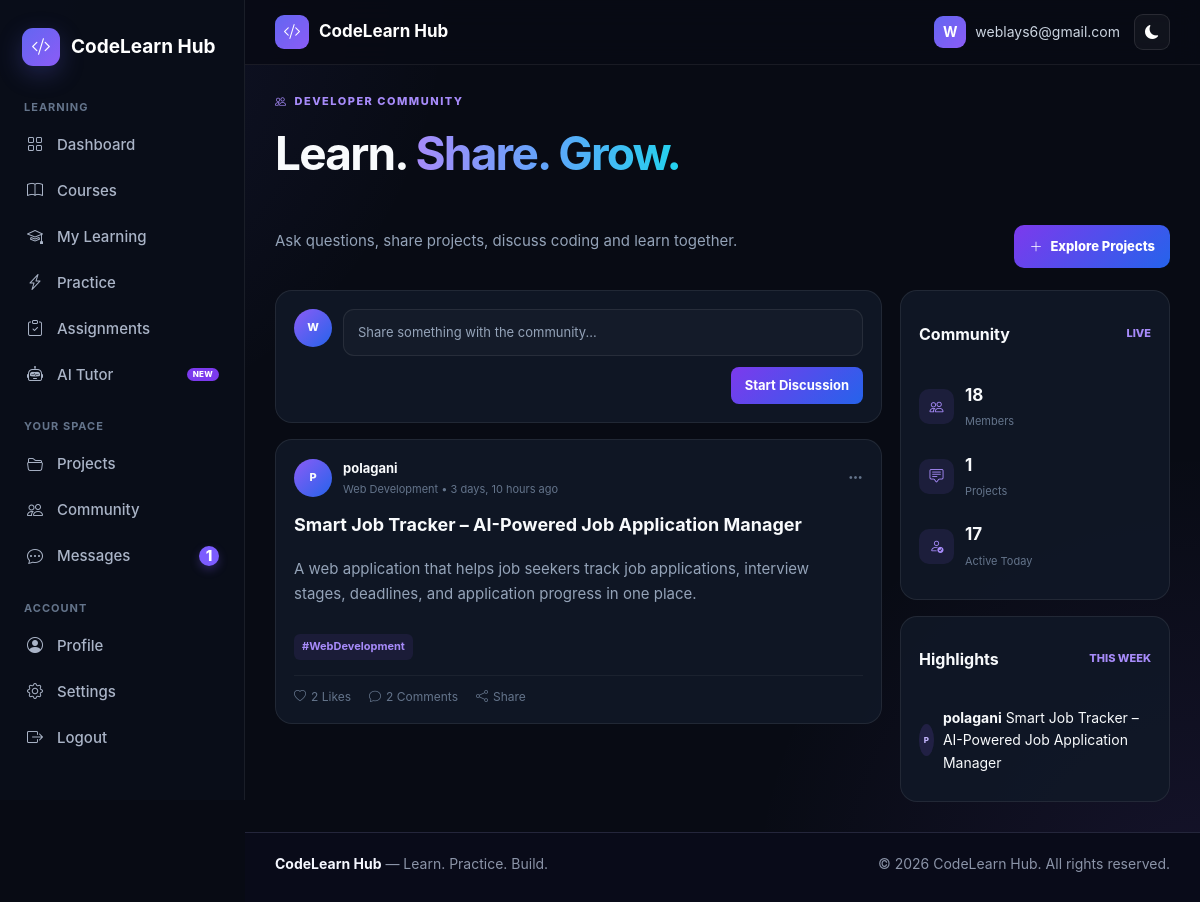
The page /community/ (signed in) on the database its author committed.
### blog/models.py (models this page shows, shortened)
class Project(models.Model):
    STATUS_CHOICES = [
        ("idea", "Idea"),
        ("development", "In Development"),
        ("completed", "Completed"),
        ("live", "Live"),
    ]
    owner = models.ForeignKey(
        User,
        on_delete=models.CASCADE,
        related_name="projects"
    )
    title = models.CharField(
        max_length=200
    )
    short_description = models.CharField(
        max_length=300
    )
    description = models.TextField()
    category = models.CharField(
        max_length=100
    )
    tech_stack = models.CharField(
        max_length=500,
        blank=True
    )
    status = models.CharField(
        max_length=20,
        choices=STATUS_CHOICES,
        default="idea"
    )
    problem = models.TextField(
        blank=True
    )
    features = models.TextField(
        blank=True
    )
    github_url = models.URLField(
        blank=True
    )
    live_demo_url = models.URLField(
        blank=True
    )
    looking_for_collaborators = models.BooleanField(
        default=False
    )
    collaborator_types = models.CharField(
        max_length=500,
        blank=True
    )
    original_description = models.TextField(
        blank=True
    )
    ai_improved_description = models.TextField(
        blank=True
    )
    ai_improved = models.BooleanField(
        default=False
    )
    created_at = models.DateTimeField(
        auto_now_add=True
    )
    updated_at = models.DateTimeField(
        auto_now=True
    )

### blog/views.py (the view)
@login_required
def community(request):
    projects = Project.objects.select_related(
        'owner'
    ).prefetch_related(
        'likes',
        'comments',
    ).order_by('-created_at')[:12]
    for project in projects:
        project.like_count = project.likes.count()
        project.comment_count = project.comments.count()
    context = {
        'username': request.user.username,
        'projects': projects,
        'member_count': User.objects.count(),
        'project_count': Project.objects.count(),
        'active_today': User.objects.filter(
            last_login__isnull=False
        ).count(),
    }
    return render(
        request,
        'blog/community.html',
        context
    )

### blog/context_processors.py (called while the page is built)
def site_name(request):
    return {
        "SITE_NAME": settings.SITE_NAME
    }

def unread_message_count(request):
    if not request.user.is_authenticated:
        return {
            "UNREAD_MESSAGE_COUNT": 0
        }
    count = Message.objects.filter(
        Q(conversation__project_owner=request.user) |
        Q(conversation__participant=request.user),
        is_read=False
    ).exclude(
        sender=request.user
    ).count()
    return {
        "UNREAD_MESSAGE_COUNT": count
    }

### templates/blog/community.html (shortened to what this page needs)
{% extends "blog/base.html" %}
{% load static %}
{% block extra_css %}
<link rel="stylesheet" href="{% static 'css/community.css' %}">
{% endblock %}
{% block content %}
<section class="page-header">
    <div>
        <div class="eyebrow">
            <i class="bi bi-people"></i>
            Developer Community
        </div>
        <h1>Learn. <span>Share. Grow.</span></h1>
        <p>Ask questions, share projects, discuss coding and learn together.</p>
    </div>
    <a class="create-post" href="{% url 'blog:projects' %}">
        <i class="bi bi-plus-lg"></i>
        Explore Projects
    </a>
</section>
<section class="community-layout">
    <div>
        <div class="post-box">
            <div class="post-box-top">
                <div class="mini-avatar">{{ username|first|upper }}</div>
                <div class="post-input">Share something with the community...</div>
            </div>
            <div class="post-actions">
                <a class="post-button" href="{% url 'blog:projects' %}">Start Discussion</a>
            </div>
        </div>
        {% if projects %}
            {% for project in projects %}
                <article class="community-post">
                    <div class="post-header">
                        <div class="mini-avatar" style="background: linear-gradient(135deg, #8b5cf6, #2563eb);">{{ project.owner.username|first|upper }}</div>
                        <div class="post-user">
                            <strong>{{ project.owner.username }}</strong>
                            <span>{{ project.category }} • {{ project.created_at|timesince }} ago</span>
                        </div>
                        <i class="bi bi-three-dots more"></i>
                    </div>
                    <h3 class="post-title">{{ project.title }}</h3>
                    <p class="post-content">{{ project.short_description }}</p>
                    <span class="post-tag">#{{ project.category|cut:" " }}</span>
                    <div class="post-footer">
                        <span class="post-action"><i class="bi bi-heart"></i> {{ project.like_count }} Likes</span>
                        <span class="post-action"><i class="bi bi-chat"></i> {{ project.comment_count }} Comments</span>
                        <span class="post-action"><i class="bi bi-share"></i> Share</span>
                    </div>
                </article>
            {% endfor %}
        {% endif %}
    </div>
    <aside class="right">
        <div class="panel">
            <div class="panel-header">
                <h2>Community</h2>
                <span>LIVE</span>
            </div>
            <div class="community-stat">
                <div class="community-stat-icon"><i class="bi bi-people"></i></div>
                <div><strong>{{ member_count }}</strong><span>Members</span></div>
            </div>
            <div class="community-stat">
                <div class="community-stat-icon"><i class="bi bi-chat-square-text"></i></div>
                <div><strong>{{ project_count }}</strong><span>Projects</span></div>
            </div>
            <div class="community-stat">
                <div class="community-stat-icon"><i class="bi bi-person-check"></i></div>
                <div><strong>{{ active_today }}</strong><span>Active Today</span></div>
            </div>
        </div>
        <div class="panel">
            <div class="panel-header">
                <h2>Highlights</h2>
                <span>THIS WEEK</span>
            </div>
            {% for project in projects|slice:':3' %}
                <div class="member">
                    <div class="member-avatar">{{ project.owner.username|first|upper }}</div>
                    <div>
                        <strong>{{ project.owner.username }}</strong>
                        <span>{{ project.title }}</span>
                    </div>
                </div>
            {% empty %}
                <div class="member">
                    <div class="member-avatar">C</div>
                    <div><strong>Community</strong><span>Your first project is waiting.</span></div>
                </div>
            {% endfor %}
        </div>
    </aside>
</section>
{% endblock %}

### templates/blog/includes/navbar.html
<nav class="top-navbar">
    <div class="top-navbar-left">
        <a href="{% url 'blog:dashboard' %}" class="navbar-brand">
            <div class="navbar-brand-icon">
                <i class="bi bi-code-slash"></i>
            </div>
           <span>{{ SITE_NAME }}</span>
        </a>
    </div>
    <div class="top-navbar-right">
        {% if user.is_authenticated %}
            <div class="navbar-user">
                <div class="navbar-avatar">
                    {{ user.email|first|upper }}
                </div>
                <span>
                    {{ user.email }}
                </span>
            </div>
        {% endif %}
        <button
            type="button"
            class="theme-toggle"
            id="themeToggle"
            onclick="toggleTheme()"
            aria-label="Toggle theme"
        >
            <i class="bi bi-moon-fill" id="themeIcon"></i>
        </button>
    </div>
</nav>

### static/css/global.css (style rules this page uses)
* { box-sizing: border-box; }
html { scroll-behavior: smooth; }
body { margin: 0; min-height: 100vh; font-family: Inter, Arial, sans-serif; font-size: 15px; line-height: 1.6; background: radial-gradient( circle at top left, rgba(99, 102, 241, 0.12), transparent 30% ), radial-gradient( circle at bottom right, rgba(139, 92, 246, 0.10), transparent 30% ), #080b14; color: #f8fafc; }
a, a:hover, a:focus, a:active { text-decoration: none !important; }
p { font-size: 15px; line-height: 1.65; }
button, input, select, textarea { font-family: inherit; font-size: 14px; }
.top-navbar { position: sticky; top: 0; z-index: 900; height: 65px; margin-left: 245px; padding: 0 30px; display: flex; align-items: center; justify-content: space-between; background: rgba(8, 11, 20, 0.90); border-bottom: 1px solid rgba(255, 255, 255, 0.07); backdrop-filter: blur(14px); }
.navbar-brand { display: flex; align-items: center; gap: 10px; color: #fff; font-size: 18px; font-weight: 700; }
.navbar-brand-icon { width: 34px; height: 34px; display: flex; align-items: center; justify-content: center; border-radius: 9px; background: linear-gradient( 135deg, #6366f1, #8b5cf6 ); color: white; }
.top-navbar-right { display: flex; align-items: center; gap: 14px; }
.navbar-user { display: flex; align-items: center; gap: 9px; color: #cbd5e1; font-size: 14px; }
.navbar-avatar { width: 32px; height: 32px; display: flex; align-items: center; justify-content: center; border-radius: 9px; background: linear-gradient( 135deg, #6366f1, #8b5cf6 ); color: white; font-weight: 700; }
.theme-toggle { width: 36px; height: 36px; display: flex; align-items: center; justify-content: center; border: 1px solid rgba(255, 255, 255, 0.10); border-radius: 9px; background: rgba(255, 255, 255, 0.04); color: white; cursor: pointer; transition: 0.2s ease; }
.main-content p { font-size: 15px !important; line-height: 1.65 !important; }
.top-navbar, .navbar-user { font-size: 14px; }
.main-content .badge, .main-content .status, .main-content .status-badge, .main-content .tag, .main-content .chip, .main-content .eyebrow, .main-content .progress-label { font-size: 11px !important; line-height: 1.25 !important; }
.main-content h2 { font-size: 20px; line-height: 1.3; }
.main-content h3 { font-size: 17px; line-height: 1.35; }
main.main-content p { font-size: 15px !important; line-height: 1.65 !important; }
main.main-content span:not(.badge):not(.new-badge):not(.status):not(.tag):not(.chip) { line-height: 1.45; }
main.main-content i.bi { font-size: revert; }
html, body { scrollbar-width: none !important; -ms-overflow-style: none !important; }

### static/css/theme.css (style rules this page uses)
:root { --bg: #080b14; --bg-secondary: #0f1422; --card: rgba(17, 24, 39, 0.88); --card-solid: #111827; --text: #f8fafc; --text-secondary: #cbd5e1; --muted: #94a3b8; --dim: #64748b; --border: rgba(255, 255, 255, 0.08); --primary: #6366f1; --primary-dark: #4f46e5; --purple: #8b5cf6; --shadow: rgba(0, 0, 0, 0.25); }

### static/css/readability.css (style rules this page uses)
:root { --readable-body-size: 15px; --readable-secondary-size: 14px; }
body { font-size: var(--readable-body-size); line-height: 1.6; }
.main-content p { font-size: var(--readable-body-size) !important; line-height: 1.65 !important; }
.top-navbar, .navbar-user { font-size: 14px; }
.navbar-brand { font-size: 17px; }
.main-content .badge, .main-content .status, .main-content .status-badge, .main-content .tag, .main-content .chip, .main-content .eyebrow, .main-content .new-badge { font-size: 11px !important; line-height: 1.25 !important; }
.bi, [class^="bi-"], [class*=" bi-"] { line-height: 1; }

### rows shown on the page
Project: owner.username|first "P", owner.username "polagani", category "Web Development", created_at "3 days, 10 hours", title "Smart Job Tracker – AI-Powered Job Application Manager", short_description "A web application that helps job seekers track job applications, interview stages, deadlines, and application progress in one place.", category "WebDevelopment", like_count "2", comment_count "2"

### other values the page prints
{{ SITE_NAME }} "CodeLearn Hub"
{{ user.email|first|upper }} "W"
{{ user.email }} "weblays6@gmail.com"
{{ UNREAD_MESSAGE_COUNT }} "1"
{{ username|first|upper }} "W"
{{ member_count }} "18"
{{ project_count }} "1"
{{ active_today }} "17"
